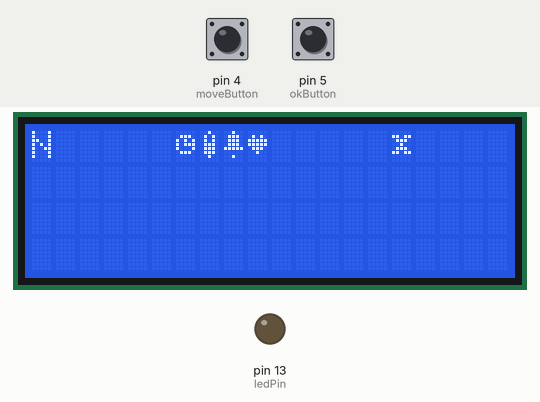
A sketch run on a simulated Arduino Uno, built with avr-gcc and run on an emulated ATmega328P. On the bench: 20×4 character LCD, output pins drawn as LEDs (lit = HIGH). Inputs (shaded band) come from the test bench; at power-on: pin 4 (moveButton) HIGH, pin 5 (okButton) HIGH. Random numbers use the default seed unless the sketch sets one; what the sketch prints to the serial monitor is not drawn.

Above: at 1.8 s.
1.9 s: pin 4 (moveButton) pulled LOW for 3.2 s
At 5.8 s:
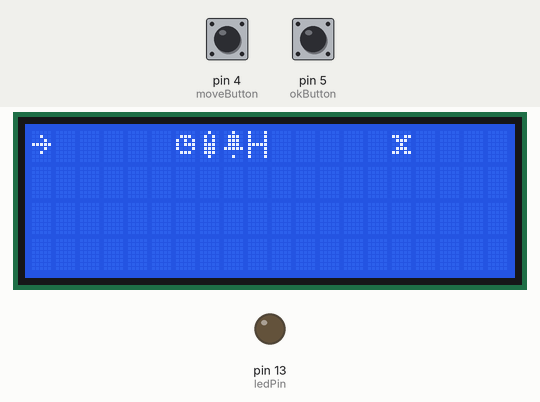
6.6 s: pin 5 (okButton) pulled LOW for 0.35 s
At 18.7 s:
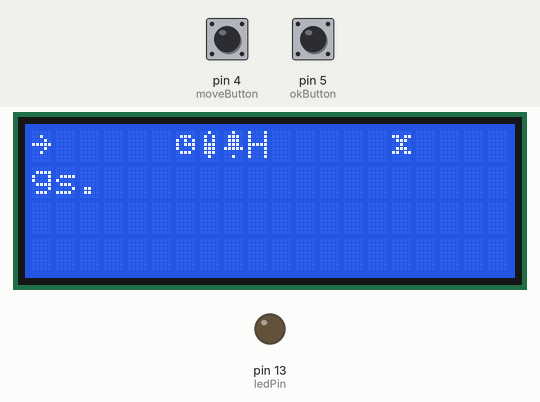
18.9 s: pin 4 (moveButton) pulled LOW for 1 s
At 20.1 s:
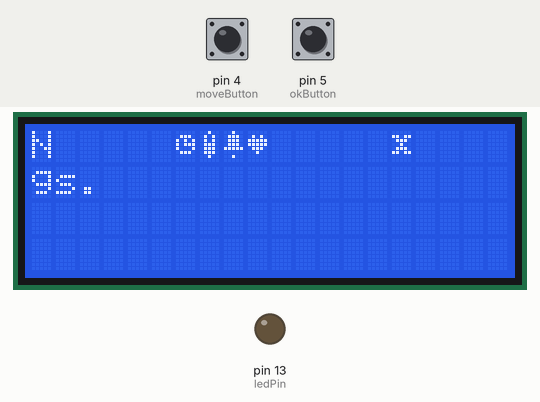
22.9 s: pin 5 (okButton) pulled LOW for 1 s
At 23.6 s:
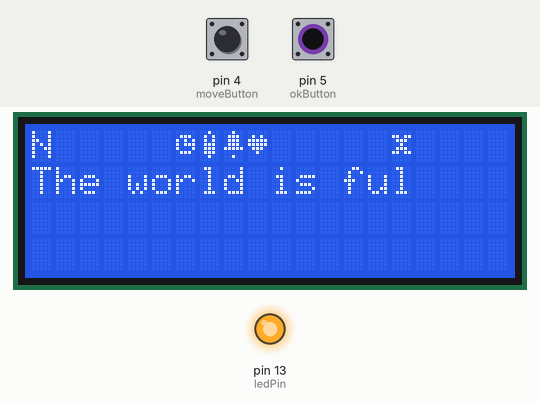
Timing chart, 0 to 25.9 s (numbered marks = the images above; inputs shaded):
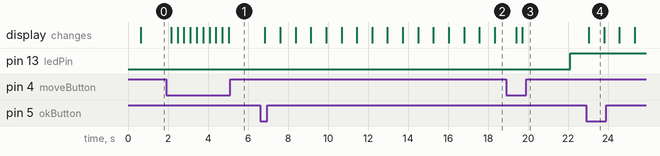

The sketch:

20191220.ino
```cpp
//TODO 부분에 함수 따로 만들어서 호출시켜주세요

#include <Wire.h>
#include <LiquidCrystal_I2C.h>

LiquidCrystal_I2C lcd(0x27,20,4);

int moveButton = 4;
int okButton = 5;

uint8_t arrow[8] = {0x00,0x04,0x02,0x1F,0x02,0x04,0x00,0x00};
uint8_t clockicon[8] = {0x0,0xe,0x15,0x17,0x11,0xe,0x0, 0x00};
uint8_t tempicon[8] = {0x04,0x0A,0x0A,0x0E,0x0E,0x0E,0x04,0x00};
uint8_t bell[8]  = {0x4,0xe,0xe,0xe,0x1f,0x0,0x4, 0x00};
uint8_t heart[8] = {0x0,0xa,0x1f,0x1f,0xe,0x4,0x0, 0x00};
uint8_t cross[8] = {0x0,0x1b,0xe,0x4,0xe,0x1b,0x0, 0x00};

long timesec;
int pre_pos = 0;
int pos = 0;
int message_cnt = 0;
int isOff = 0;
int isRead = 0; //isRead 가 1 이면 LED 끄기. 0이고 message_cnt 가 1이상이면 LED 켜기
int pos_time = 0;
int pos_message = 0;
int pos_text = 0;
const char * customText[5];
const char * message[5];

// temperature
float temperature;    // 온도 센서로부터 받는 전압값을 섭씨로 변경
int reading;      // 온도 센서로부터 받는 전압값
int lm35Pin = A3; // 온도 센서 연결 핀

// led
int ledPin = 13;

void setup() {
  Serial.begin(9600);
  //button
  pinMode(moveButton, INPUT_PULLUP);
  pinMode(okButton, INPUT_PULLUP);
  //lcd
  lcd.init();
  lcd.setCursor(5,0);
  lcd.backlight();
  lcd.setBacklight(200);
  lcd.print("Hello!");
  lcd.createChar(0, arrow);
  lcd.createChar(1, clockicon);
  lcd.createChar(2, tempicon);
  lcd.createChar(3, bell);
  lcd.createChar(4, heart);
  lcd.createChar(5, cross);
  lcd.home();
  delay(500);
  lcd.clear();
  lcdMenu(pos);
  //customtext
  customText[0] = "The most important things in life aren't things.";
  customText[1] = "The world is full of beautiful things, including you.";
  customText[2] = "Be yourself. Everyone else is taken.";
  customText[3] = "Try not to become a man of success but a man of value.";
  customText[4] = "I can accept failure, but I can't accept not trying.";
  //message
  message[0] = "where r u?";
  message[1] = "you'll be great";
  message[2] = "idk..";
  message[3] = "cu later";
  message[4] = "miss ya";
  // temperature
  analogReference(DEFAULT);   // 온도 센서 초기화
  // led
  pinMode (ledPin, OUTPUT) ;
}


void loop() {
  // led
  if (isRead == 1){
    digitalWrite (ledPin, LOW);
  } else if(isRead == 0 && message_cnt !=0) {
    digitalWrite (ledPin, HIGH);
  }


  //random message
  if(message_cnt < 4){
    timesec++;
    if(timesec % 30 == 0){ //TODO: LED 켜기. 약 30초마다 한번 메세지 도착.
      message_cnt ++;
      Serial.print(message_cnt);
    }
  }
  int r = rand()%20;
  //btn
  int movebtn ; int okbtn;
  movebtn = digitalRead(moveButton);
  okbtn = digitalRead(okButton);

  if(movebtn == 0 && okbtn == 1){ //movebutton
    if(pos == 5) pos = 0;
    else pos++;
    lcdMenu(pos);
  }
  else if(movebtn == 1 && okbtn == 0){ //okbutton
    if(pos != 0) pre_pos = pos;
    lcdClick(pos);
  }
  else if(movebtn == 0 && okbtn == 0 && isOff == 1){
    isOff = 0;
    pos = 0;
    lcd.clear();
    lcd.setCursor(5,0);
    lcd.backlight();
    lcd.setBacklight(200);
    lcd.print("Hello!");
    delay(500);
    lcd.clear();
    lcdMenu(pos);
  }
  delay(300);
}

void lcdMenu(int pos){
  char poschar[6] = {'N', 'C', 'T','M', 'H', 'E'};
  lcd.setCursor(0,0);
  if(pos == 0) lcd.print(poschar[0]);
  else lcd.write(0);
  lcd.print("    ");
  for(int i =1 ; i < 5; i++){
    lcd.setCursor(i+5,0);
    if(pos == i) lcd.print(poschar[i]);
    else lcd.write(i);
  }
  lcd.print("     ");
  lcd.setCursor(15,0);
  if(pos == 5) lcd.print(poschar[5]);
  else lcd.write(5);
}

void lcdClick(int pos){
  int x;
  if(pos == 0) x = pre_pos;
  else x = pos;
  switch (x){
    case 1: //clock
      showTime();
      break;
    case 2: //temperature
      showTemperature();
      break;
    case 3: //alarm
      showAlarm();
      break;
    case 4: //heart
      showText();
      break;
    case 5: //exit
      lcdOff();
      break;
  }
}

void showTime(){ //time_data 에 시간, date_data에 날짜

  ///TODO: 시간, 날짜 가져오는 코드 작성

  if (pos == 0){
    if (pos_time == 1) pos_time = 0;
    else pos_time = 1;
  }
  String time_data = "10:07 pm"; // 8칸 개수 맞춰야 해요. 또는 밑에 빈칸 포함 16칸
  String date_data = "2019.12.18"; //10칸
  lcd.setCursor(0,1);
  if(pos_time == 0)  {
    lcd.print("    ");
    lcd.print(time_data);
    lcd.print("    ");
  }
  else {
    lcd.print("   ");
    lcd.print(date_data);
    lcd.print("   ");
  }

}
void showTemperature(){

  ///TODO: 시간, 날짜 가져오는 코드 작성
  reading = analogRead(lm35Pin);    // 전압값을 받음
  temperature = (5.0 * analogRead(lm35Pin) * 100.0) / 1024 - 12;   // 섭씨로 변경
  String temp_data = String(temperature) + "c";

  // sprintf(temp_data, "%8s ℃", String(temperature, 2).c_str());
  // String temp_data = "23.5 C"; // 6칸 개수 맞춰야 해요. 또는 밑에 빈칸 포함 16칸
  lcd.setCursor(0,1);
  lcd.print("     ");
  lcd.print(temp_data);
  lcd.print("     ");
}

void showAlarm(){
  lcd.setCursor(0,1);
  lcd.print(" ");
  lcd.print(message_cnt);
  lcd.print(" message to u ");
  if (pos == 0){
    if (pos_message == message_cnt-1) pos_message = 0;
    else if(pos_message<message_cnt-1)  pos_message += 1;
    if(message_cnt != 0){
      int size_msg = strlen(message[pos_message]);
      lcd.setCursor(0,1);
      for(int i = 0; i<16; i++){
        if(i< size_msg){
          lcd.print(message[pos_message][i]);
        }
        else{
          lcd.print(" ");
        }
      }
    }
    if(pos_message == message_cnt-1){
      isRead = 1; //TODO: LED 끄기. 메세지 읽음

    }
  }

}

void showText(){
  if (pos == 0){
    if (pos_text == 4) pos_text = 0;
    else pos_text += 1;
  }
  int size_text = strlen(customText[pos_text]);
  int cnt = size_text / 3;
  for (int j = 0; j < cnt; j++){
    lcd.setCursor(0,1);
    for(int i = j*3; i<j*3+16; i++){
      if(i < size_text){
        lcd.print(customText[pos_text][i]);
      }else{
        lcd.print(" ");
      }
    }
    delay(750);
  }
}
void lcdOff(){
  lcd.clear();
  lcd.setCursor(0,0);
  lcd.print("    Goodbye!    ");
  delay(1300);
  lcd.clear();
  lcd.noBacklight();
  isOff = 1;
}
```

Measured:
- after the input at 1.9 s, the display: first changes after 0.26 s (image 1 shows a later state)
- after the input at 6.6 s, the display: first changes after 0.25 s (image 2 shows a later state)
- after the input at 18.9 s, the display: first changes after 0.50 s (image 3 shows a later state)
- after the input at 22.9 s, the display: changes after 0.14 s (image 4)
- what the display in image 4 shows lasts 0.8 s, from 23.0 s to 23.8 s
